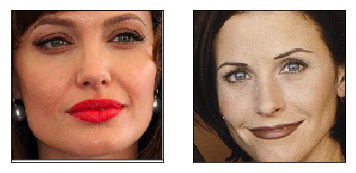

Write Python code to recreate this figure.
import matplotlib.pyplot as plt

epsilon = 0.40

def verifyFace(img1, img2):
    img_1 = vgg_face_descriptor.predict(preprocess_image(path + img1))[0,:]
    img_2 = vgg_face_descriptor.predict(preprocess_image(path + img2))[0,:]
    
    cosine_similarity = findCosineSimilarity(img_1, img_2)
    
    f = plt.figure()
    f.add_subplot(1,2, 1)
    plt.imshow(image.load_img(path + img1))
    plt.xticks([])
    plt.yticks([])
    f.add_subplot(1,2, 2)
    plt.imshow(image.load_img(path + img2))
    plt.xticks([])
    plt.yticks([])
    plt.show(block=True)
    
    print("Cosine similarity: ", cosine_similarity)
    
    if(cosine_similarity < epsilon):
        print("MATCH!!!")
    else:
        print("They are not same person!")

verifyFace("angelina.jpg", "Monica.jpg")
verifyFace("angelina.jpg", "Rachel.jpg")
verifyFace("angelina.jpg", "angelina2.jpg")
verifyFace("angelina.jpg", "angelina3.jpg")
